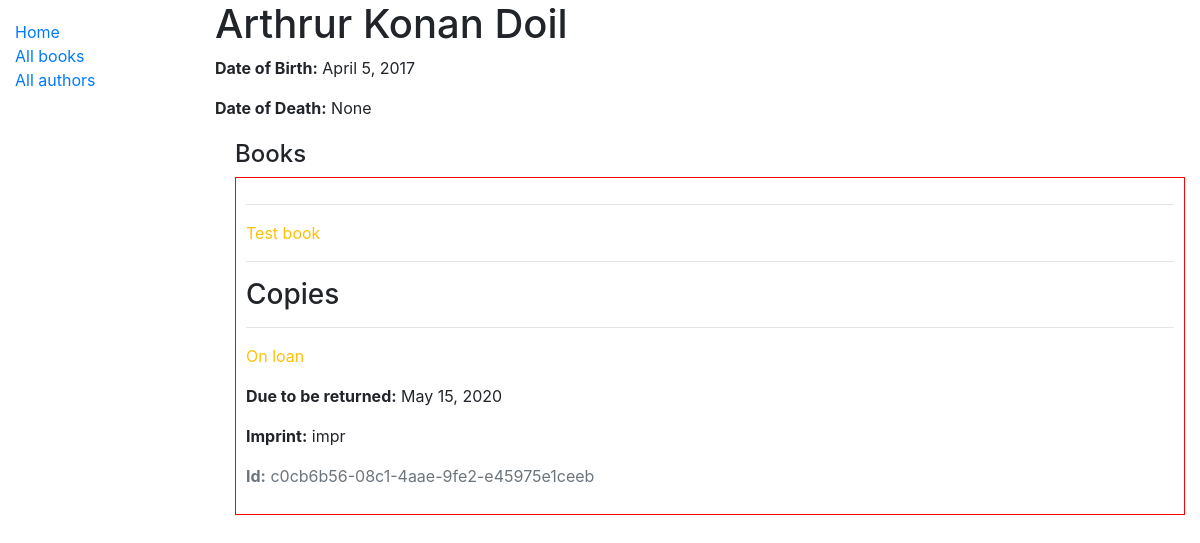
Screenshot of /catalog/author-detail/1 with the database file from the repository.
### catalog/models.py (models this page shows, shortened)
class Author(models.Model):
    first_name = models.CharField(max_length=100)
    last_name = models.CharField(max_length=100)
    date_of_birth = models.DateField(null=True, blank=True)
    date_of_death = models.DateField('Died', null=True, blank=True)
    class Meta:
        ordering = [ 'last_name', 'first_name' ]

class Book(models.Model):
    title = models.CharField(max_length=200)
    author = models.ForeignKey(Author, on_delete=models.SET_NULL, null=True)
    summary = models.TextField(max_length=1000, help_text='Enter a brief description of the book')
    isbn = models.CharField('ISBN', max_length=13, help_text='13 Character <a href="https://www.isbn-international.org/content/what-isbn">ISBN number</a>')
    genre = models.ManyToManyField(Genre, help_text='Select a genre for this book')
    language = models.ForeignKey(Language, on_delete=models.SET_NULL, null=True)
    class Meta:
        ordering = [ 'title' ]

class BookInstance(models.Model):
    id = models.UUIDField(primary_key=True, default=uuid.uuid4, help_text='Unique ID from this particular book instance')
    book = models.ForeignKey(Book, on_delete=models.SET_NULL, null=True)
    imprint = models.CharField(max_length=200)
    due_back = models.DateField(null=True, blank=True)
    LOAN_STATUS = (
        ('m', 'Maintenance'),
        ('o', 'On loan'),
        ('a', 'Available'),
        ('r', 'Reserved')
    )
    status = models.CharField(
        max_length=1,
        choices=LOAN_STATUS,
        blank=True,
        default='m',
        help_text='Book availability',
    )
    class Meta:
        ordering = [ 'due_back' ]

### catalog/views.py (the view)
# urls.py: path('author-detail/<int:pk>', views.AuthorDetail.as_view(), name='author-detail'),
class AuthorDetail(generic.DetailView):
    model = Author

### catalog/templates/catalog/author_detail.html
{% extends "base_generic.html" %}
{% block content %}
  <h1>{{ author.first_name }} {{ author.last_name }}</h1>
  <p><strong>Date of Birth:</strong> {{ author.date_of_birth }}</p>
  <p><strong>Date of Death:</strong> {{ author.date_of_death }}</p>
  <div style="margin-left:20px;margin-top:20px">
    <h4>Books</h4>
        {% for book in author.book_set.all %}
            <div style="border: 1px solid red; margin-bottom: 20px; padding: 10px;">
                <hr>
                <p class="{% if copy.status == 'a' %}text-success{% elif copy.status == 'm' %}text-danger{% else %}text-warning{% endif %}">
                    {{ book.title }}
                </p>
                <hr />
                <h3>Copies</h3>
                {% for copy in book.bookinstance_set.all %}
                <hr>
                <p class="{% if copy.status == 'a' %}text-success{% elif copy.status == 'm' %}text-danger{% else %}text-warning{% endif %}">
                    {{ copy.get_status_display }}
                </p>
                {% if copy.status != 'a' %}
                    <p><strong>Due to be returned:</strong> {{ copy.due_back }}</p>
                {% endif %}
                <p><strong>Imprint:</strong> {{ copy.imprint }}</p>
                <p class="text-muted"><strong>Id:</strong> {{ copy.id }}</p>
                {% endfor %}
        </div>
    {% endfor %}
  </div>
{% endblock %}

### rows the page displays
Author: first_name "Arthrur", last_name "Konan Doil", date_of_birth "April 5, 2017", date_of_death "None"
Book: title "Test book"
BookInstance: status "On loan", due_back "May 15, 2020", imprint "impr", id "c0cb6b56-08c1-4aae-9fe2-e45975e1ceeb"
